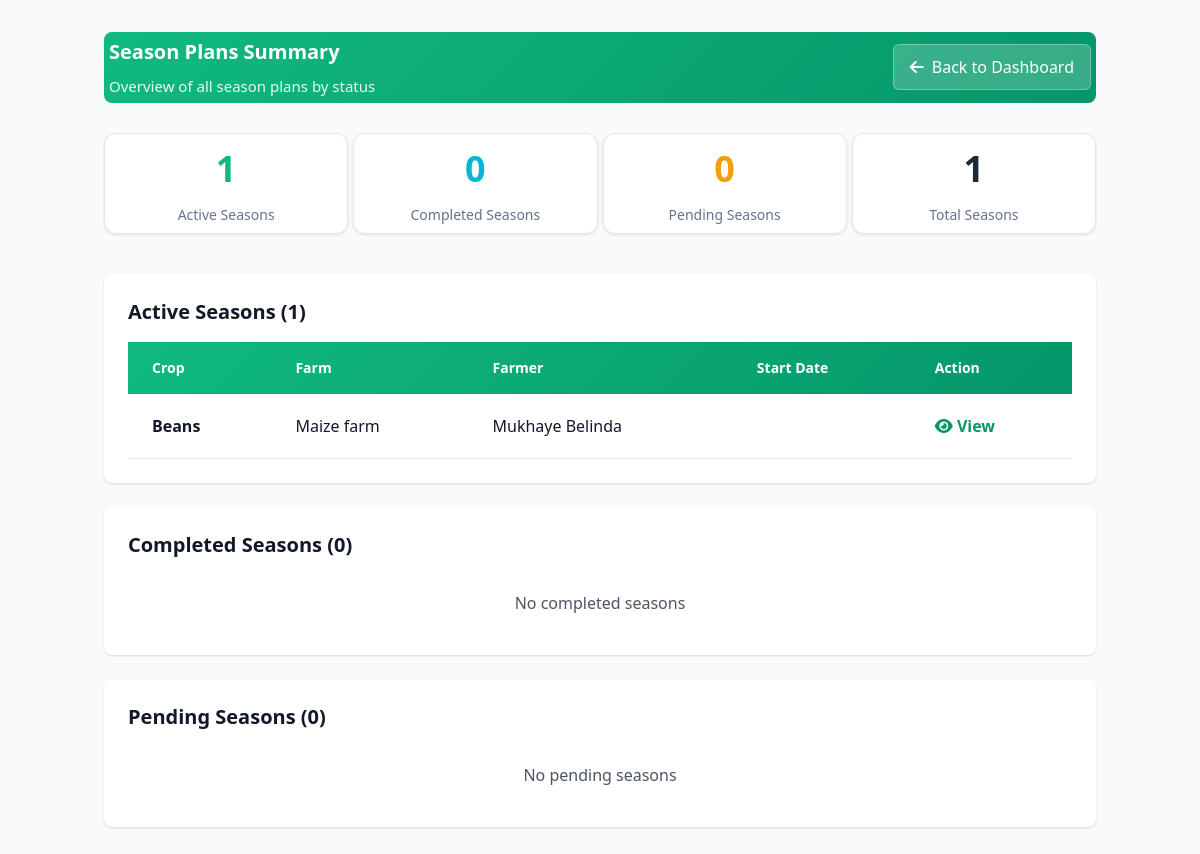
Page /season-summary/ on the earlier database version.
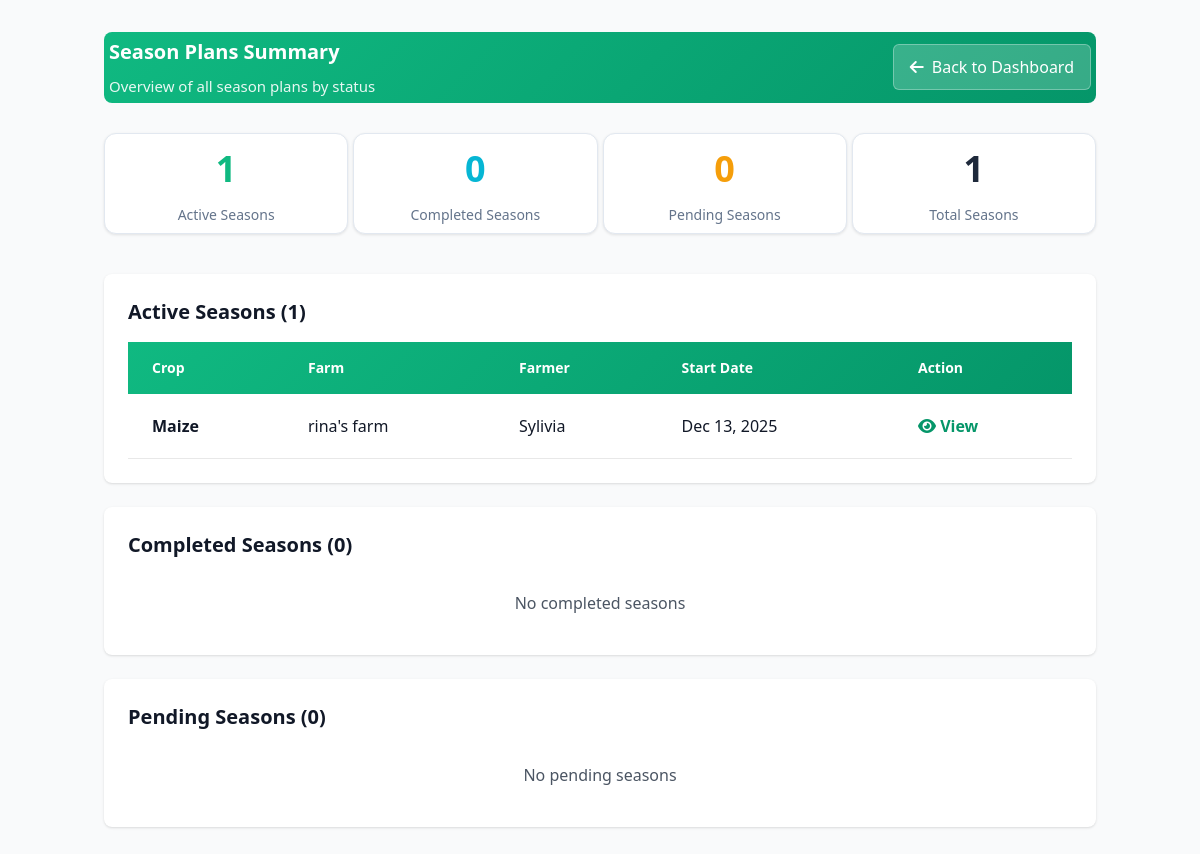
Same page on the later database version.
### farmcore/models.py (models this page shows, shortened)
class SeasonPlan(models.Model):
    SEASON_CHOICES = [
        ('rainy', 'Rainy'),
        ('sunny', 'Sunny'),
    ]
    STATUS_CHOICES = [
        ('is_active', 'Is Active'),
        ('completed', 'Completed'),
        ('planned', 'Planned'),
    ]
    farm = models.ForeignKey(Farm, on_delete=models.CASCADE)
    crop_name = models.CharField(max_length=100)
    season_name = models.CharField(max_length=100, choices=SEASON_CHOICES)
    status = models.CharField( max_length=20, choices=STATUS_CHOICES, default='planned' )
    start_date = models.DateField( null=True, blank=True )

class Farm(models.Model):
    farmer = models.ForeignKey( Farmer, on_delete=models.CASCADE, related_name='farms')
    name = models.CharField( max_length=255, blank=False, null=False)
    size_in_acres = models.FloatField(max_length=100, blank=False, null=False)
    location = models.CharField( max_length=255,
        blank=False, null=False )

class Farmer(models.Model):
    name = models.CharField(max_length=255,blank=False, null=False, default="")
    phone = models.CharField(max_length=15, unique=True, blank=False, null=False)

### farmcore/views.py (the view)
# urls.py: path("season-summary/", views.season_summary_page, name="season_summary_page"),
def season_summary_page(request):
    completed_seasons = SeasonPlan.objects.filter(status='completed')
    pending_seasons = SeasonPlan.objects.filter(status='planned')
    active_seasons = SeasonPlan.objects.filter(status='is_active')
    completed_count = completed_seasons.count()
    pending_count = pending_seasons.count()
    active_count = active_seasons.count()
    total_count = SeasonPlan.objects.count()
    context = {
        'completed_seasons': completed_seasons,
        'pending_seasons': pending_seasons,
        'active_seasons': active_seasons,
        'completed_count': completed_count,
        'pending_count': pending_count,
        'active_count': active_count,
        'total_count': total_count,
    }
    return render(request, 'season_summary_page.html', context)

### farmcore/templates/season_summary_page.html (shortened to what the changed rows need)
{% load static %}
<!DOCTYPE html>
<html lang="en">
<head>
    <link rel="stylesheet" href="https://cdnjs.cloudflare.com/ajax/libs/font-awesome/6.0.0/css/all.min.css">
    <script src="https://cdn.tailwindcss.com"></script>
</head>
<body class="bg-gray-50">
    <div class="container mx-auto px-4 py-8">
        <div class="page-header">
            <div class="page-header-content">
                <h1>Season Plans Summary</h1>
            </div>
        </div>
        <div class="bg-white rounded-lg shadow p-6 mb-6">
            <h2 class="text-xl font-bold text-gray-900 mb-4">Active Seasons ({{ active_count }})</h2>
            {% if active_seasons %}
            <div class="overflow-x-auto">
                <table class="min-w-full">
                    <thead style="background: linear-gradient(135deg, #10b981 0%, #059669 100%); color: white;">
                        <tr>
                            <th class="px-6 py-4 text-left font-bold text-sm">Crop</th>
                            <th class="px-6 py-4 text-left font-bold text-sm">Farm</th>
                            <th class="px-6 py-4 text-left font-bold text-sm">Farmer</th>
                            <th class="px-6 py-4 text-left font-bold text-sm">Start Date</th>
                            <th class="px-6 py-4 text-left font-bold text-sm">Action</th>
                        </tr>
                    </thead>
                    <tbody>
                        {% for season in active_seasons %}
                        <tr style="border-bottom: 1px solid #e8e8e8;">
                            <td class="px-6 py-5 text-base font-semibold text-gray-900">{{ season.crop_name }}</td>
                            <td class="px-6 py-5 text-base font-medium text-gray-900">{{ season.farm.name }}</td>
                            <td class="px-6 py-5 text-base font-medium text-gray-900">{{ season.farm.farmer.name }}</td>
                            <td class="px-6 py-5 text-base font-medium text-gray-900">{{ season.start_date|date:"M d, Y" }}</td>
                            <td class="px-6 py-5 text-base font-medium">
                                <a href="{% url 'seasonplan_detail' season.id %}" class="text-emerald-600 hover:text-emerald-900 font-semibold">
                                    <i class="fas fa-eye"></i> View
                                </a>
                            </td>
                        </tr>
                        {% endfor %}
                    </tbody>
                </table>
            </div>
            {% else %}
            <p class="text-gray-600 text-center py-4">No active seasons</p>
            {% endif %}
        </div>
        <div class="bg-white rounded-lg shadow p-6 mb-6">
            <h2 class="text-xl font-bold text-gray-900 mb-4">Completed Seasons ({{ completed_count }})</h2>
        </div>
        <div class="bg-white rounded-lg shadow p-6">
            <h2 class="text-xl font-bold text-gray-900 mb-4">Pending Seasons ({{ pending_count }})</h2>
        </div>
    </div>
</body>
</html>

Differences in the rows shown:
removed SeasonPlan: crop_name "Beans", farm.name "Maize farm", farm.farmer.name "Mukhaye Belinda"
added SeasonPlan: crop_name "Maize", farm.name "rina's farm", farm.farmer.name "Sylivia", start_date "Dec 13, 2025"
